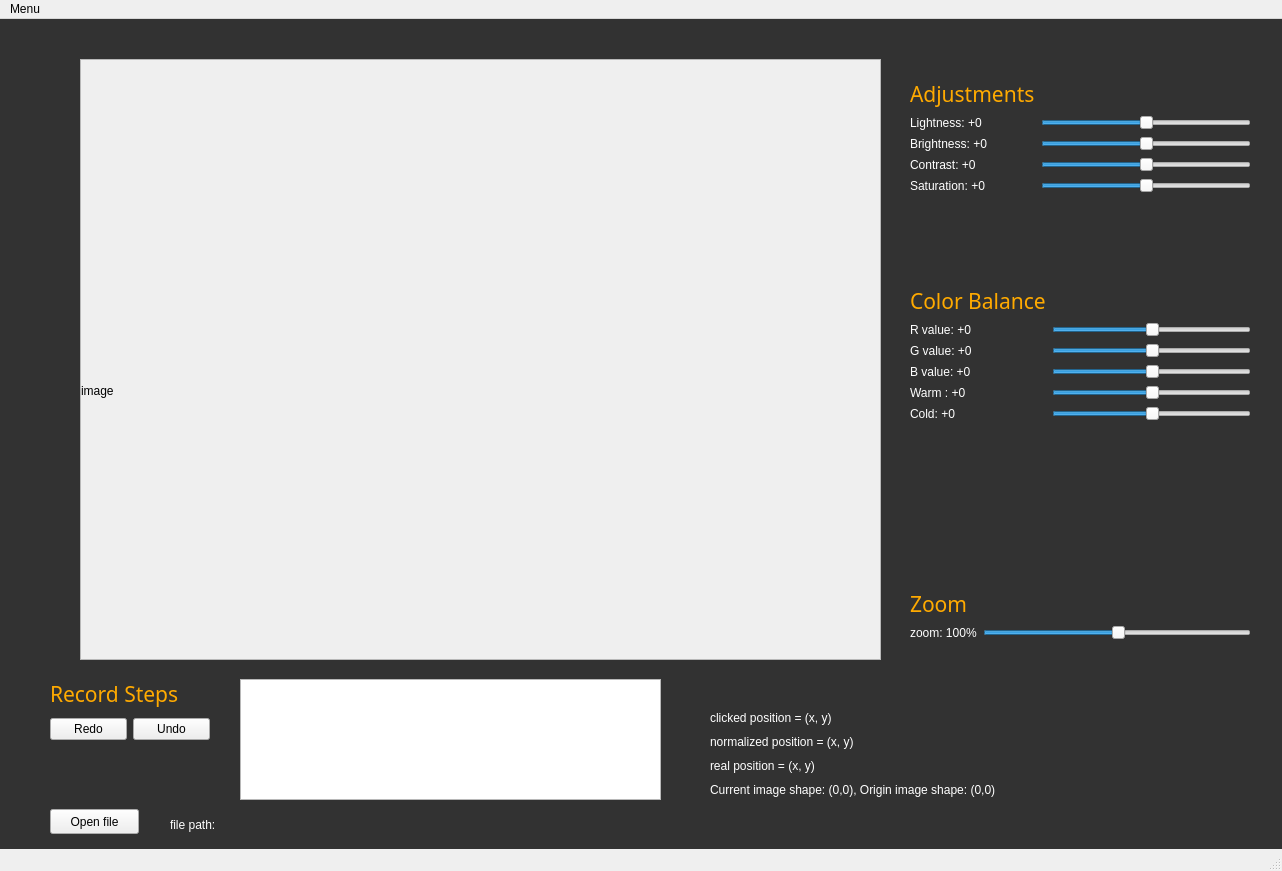
<?xml version="1.0" encoding="UTF-8"?>
<ui version="4.0">
 <class>MainWindow</class>
 <widget class="QMainWindow" name="MainWindow">
  <property name="geometry">
   <rect>
    <x>0</x>
    <y>0</y>
    <width>1282</width>
    <height>871</height>
   </rect>
  </property>
  <property name="windowTitle">
   <string>Photoshop by WongWong</string>
  </property>
  <property name="windowIcon">
   <iconset>
    <normaloff>material/wongwong.png</normaloff>material/wongwong.png</iconset>
  </property>
  <property name="autoFillBackground">
   <bool>true</bool>
  </property>
  <widget class="QWidget" name="centralwidget">
   <widget class="QPushButton" name="btn_open_file">
    <property name="geometry">
     <rect>
      <x>50</x>
      <y>790</y>
      <width>89</width>
      <height>25</height>
     </rect>
    </property>
    <property name="text">
     <string>Open file</string>
    </property>
   </widget>
   <widget class="QWidget" name="verticalLayoutWidget">
    <property name="geometry">
     <rect>
      <x>80</x>
      <y>40</y>
      <width>801</width>
      <height>601</height>
     </rect>
    </property>
    <layout class="QVBoxLayout" name="verticalLayout_2">
     <item>
      <widget class="QScrollArea" name="scrollArea">
       <property name="widgetResizable">
        <bool>true</bool>
       </property>
       <widget class="QWidget" name="scrollAreaWidgetContents">
        <property name="geometry">
         <rect>
          <x>0</x>
          <y>0</y>
          <width>797</width>
          <height>597</height>
         </rect>
        </property>
        <widget class="QLabel" name="label_img">
         <property name="geometry">
          <rect>
           <x>0</x>
           <y>0</y>
           <width>851</width>
           <height>661</height>
          </rect>
         </property>
         <property name="text">
          <string>image</string>
         </property>
        </widget>
       </widget>
      </widget>
     </item>
    </layout>
   </widget>
   <widget class="QLabel" name="Logo">
    <property name="geometry">
     <rect>
      <x>1120</x>
      <y>660</y>
      <width>150</width>
      <height>150</height>
     </rect>
    </property>
    <property name="text">
     <string/>
    </property>
    <property name="pixmap">
     <pixmap>demo_materials/wongwong.png</pixmap>
    </property>
    <property name="scaledContents">
     <bool>true</bool>
    </property>
   </widget>
   <widget class="QLabel" name="label_filepath">
    <property name="geometry">
     <rect>
      <x>170</x>
      <y>770</y>
      <width>841</width>
      <height>71</height>
     </rect>
    </property>
    <property name="styleSheet">
     <string notr="true">color:rgb(255, 255, 255);</string>
    </property>
    <property name="text">
     <string>file path:</string>
    </property>
   </widget>
   <widget class="QWidget" name="verticalLayoutWidget_2">
    <property name="geometry">
     <rect>
      <x>910</x>
      <y>60</y>
      <width>341</width>
      <height>174</height>
     </rect>
    </property>
    <layout class="QVBoxLayout" name="verticalLayout_3">
     <item>
      <layout class="QFormLayout" name="formLayout">
       <item row="0" column="0">
        <widget class="QLabel" name="Adjustments">
         <property name="font">
          <font>
           <family>Arial Black</family>
           <pointsize>16</pointsize>
          </font>
         </property>
         <property name="styleSheet">
          <string notr="true">color:rgb(255, 170, 0);</string>
         </property>
         <property name="text">
          <string>Adjustments</string>
         </property>
        </widget>
       </item>
       <item row="1" column="0">
        <widget class="QLabel" name="label_lightness">
         <property name="styleSheet">
          <string notr="true">color:rgb(255, 255, 255);</string>
         </property>
         <property name="text">
          <string>Lightness: +0</string>
         </property>
        </widget>
       </item>
       <item row="1" column="1">
        <widget class="QSlider" name="slider_lightness">
         <property name="value">
          <number>50</number>
         </property>
         <property name="orientation">
          <enum>Qt::Horizontal</enum>
         </property>
        </widget>
       </item>
       <item row="2" column="0">
        <widget class="QLabel" name="label_brightness">
         <property name="autoFillBackground">
          <bool>false</bool>
         </property>
         <property name="styleSheet">
          <string notr="true">color:rgb(255, 255, 255);</string>
         </property>
         <property name="text">
          <string>Brightness: +0</string>
         </property>
        </widget>
       </item>
       <item row="2" column="1">
        <widget class="QSlider" name="slider_brightness">
         <property name="value">
          <number>50</number>
         </property>
         <property name="orientation">
          <enum>Qt::Horizontal</enum>
         </property>
        </widget>
       </item>
       <item row="3" column="0">
        <widget class="QLabel" name="label_contrast">
         <property name="styleSheet">
          <string notr="true">color:rgb(255, 255, 255);</string>
         </property>
         <property name="text">
          <string>Contrast: +0</string>
         </property>
        </widget>
       </item>
       <item row="3" column="1">
        <widget class="QSlider" name="slider_contrast">
         <property name="value">
          <number>50</number>
         </property>
         <property name="orientation">
          <enum>Qt::Horizontal</enum>
         </property>
        </widget>
       </item>
       <item row="4" column="0">
        <widget class="QLabel" name="label_saturation">
         <property name="styleSheet">
          <string notr="true">color:rgb(255, 255, 255);</string>
         </property>
         <property name="text">
          <string>Saturation: +0</string>
         </property>
        </widget>
       </item>
       <item row="4" column="1">
        <widget class="QSlider" name="slider_saturation">
         <property name="value">
          <number>50</number>
         </property>
         <property name="orientation">
          <enum>Qt::Horizontal</enum>
         </property>
        </widget>
       </item>
      </layout>
     </item>
    </layout>
   </widget>
   <widget class="QWidget" name="verticalLayoutWidget_3">
    <property name="geometry">
     <rect>
      <x>910</x>
      <y>267</y>
      <width>341</width>
      <height>197</height>
     </rect>
    </property>
    <layout class="QVBoxLayout" name="verticalLayout_4">
     <item>
      <layout class="QFormLayout" name="formLayout_2">
       <item row="1" column="1">
        <widget class="QSlider" name="slider_Rvalue">
         <property name="value">
          <number>50</number>
         </property>
         <property name="orientation">
          <enum>Qt::Horizontal</enum>
         </property>
        </widget>
       </item>
       <item row="2" column="0">
        <widget class="QLabel" name="label_Gvalue">
         <property name="styleSheet">
          <string notr="true">color:rgb(255, 255, 255);</string>
         </property>
         <property name="text">
          <string>G value: +0</string>
         </property>
        </widget>
       </item>
       <item row="2" column="1">
        <widget class="QSlider" name="slider_Gvalue">
         <property name="value">
          <number>50</number>
         </property>
         <property name="orientation">
          <enum>Qt::Horizontal</enum>
         </property>
        </widget>
       </item>
       <item row="3" column="0">
        <widget class="QLabel" name="label_Bvalue">
         <property name="styleSheet">
          <string notr="true">color:rgb(255, 255, 255);</string>
         </property>
         <property name="text">
          <string>B value: +0</string>
         </property>
        </widget>
       </item>
       <item row="3" column="1">
        <widget class="QSlider" name="slider_Bvalue">
         <property name="value">
          <number>50</number>
         </property>
         <property name="orientation">
          <enum>Qt::Horizontal</enum>
         </property>
        </widget>
       </item>
       <item row="4" column="0">
        <widget class="QLabel" name="label_warm">
         <property name="styleSheet">
          <string notr="true">color:rgb(255, 255, 255);</string>
         </property>
         <property name="text">
          <string>Warm : +0</string>
         </property>
        </widget>
       </item>
       <item row="4" column="1">
        <widget class="QSlider" name="slider_warm">
         <property name="value">
          <number>50</number>
         </property>
         <property name="orientation">
          <enum>Qt::Horizontal</enum>
         </property>
        </widget>
       </item>
       <item row="5" column="0">
        <widget class="QLabel" name="label_cold">
         <property name="styleSheet">
          <string notr="true">color:rgb(255, 255, 255);</string>
         </property>
         <property name="text">
          <string>Cold: +0</string>
         </property>
        </widget>
       </item>
       <item row="5" column="1">
        <widget class="QSlider" name="slider_cold">
         <property name="value">
          <number>50</number>
         </property>
         <property name="orientation">
          <enum>Qt::Horizontal</enum>
         </property>
        </widget>
       </item>
       <item row="1" column="0">
        <widget class="QLabel" name="label_Rvalue">
         <property name="styleSheet">
          <string notr="true">color:rgb(255, 255, 255);</string>
         </property>
         <property name="text">
          <string>R value: +0</string>
         </property>
        </widget>
       </item>
       <item row="0" column="0">
        <widget class="QLabel" name="ColorBalance">
         <property name="font">
          <font>
           <family>Arial Black</family>
           <pointsize>16</pointsize>
          </font>
         </property>
         <property name="autoFillBackground">
          <bool>false</bool>
         </property>
         <property name="styleSheet">
          <string notr="true">color:rgb(255, 170, 0);</string>
         </property>
         <property name="text">
          <string>Color Balance</string>
         </property>
        </widget>
       </item>
      </layout>
     </item>
    </layout>
   </widget>
   <widget class="QLabel" name="Background">
    <property name="geometry">
     <rect>
      <x>0</x>
      <y>0</y>
      <width>2000</width>
      <height>2000</height>
     </rect>
    </property>
    <property name="maximumSize">
     <size>
      <width>2000</width>
      <height>2000</height>
     </size>
    </property>
    <property name="autoFillBackground">
     <bool>false</bool>
    </property>
    <property name="styleSheet">
     <string notr="true">background-color:rgb(50, 50,50); color:rgb(255, 170, 0);</string>
    </property>
    <property name="text">
     <string/>
    </property>
   </widget>
   <widget class="QWidget" name="layoutWidget">
    <property name="geometry">
     <rect>
      <x>910</x>
      <y>570</y>
      <width>341</width>
      <height>71</height>
     </rect>
    </property>
    <layout class="QFormLayout" name="formLayout_3">
     <item row="0" column="0">
      <widget class="QLabel" name="Zoom">
       <property name="font">
        <font>
         <family>Arial Black</family>
         <pointsize>16</pointsize>
        </font>
       </property>
       <property name="autoFillBackground">
        <bool>false</bool>
       </property>
       <property name="styleSheet">
        <string notr="true">color:rgb(255, 170, 0);</string>
       </property>
       <property name="text">
        <string>Zoom</string>
       </property>
      </widget>
     </item>
     <item row="1" column="0">
      <widget class="QLabel" name="label_zoom">
       <property name="styleSheet">
        <string notr="true">color:rgb(255, 255, 255);</string>
       </property>
       <property name="text">
        <string>zoom: 100%</string>
       </property>
      </widget>
     </item>
     <item row="1" column="1">
      <widget class="QSlider" name="slider_zoom">
       <property name="value">
        <number>50</number>
       </property>
       <property name="orientation">
        <enum>Qt::Horizontal</enum>
       </property>
      </widget>
     </item>
    </layout>
   </widget>
   <widget class="QWidget" name="verticalLayoutWidget_4">
    <property name="geometry">
     <rect>
      <x>710</x>
      <y>690</y>
      <width>421</width>
      <height>90</height>
     </rect>
    </property>
    <layout class="QVBoxLayout" name="verticalLayout">
     <item>
      <widget class="QLabel" name="label_click_pos">
       <property name="styleSheet">
        <string notr="true">color:rgb(255, 255, 255);</string>
       </property>
       <property name="text">
        <string>clicked position = (x, y)</string>
       </property>
      </widget>
     </item>
     <item>
      <widget class="QLabel" name="label_norm_pos">
       <property name="styleSheet">
        <string notr="true">color:rgb(255, 255, 255);</string>
       </property>
       <property name="text">
        <string>normalized position = (x, y)</string>
       </property>
      </widget>
     </item>
     <item>
      <widget class="QLabel" name="label_real_pos">
       <property name="styleSheet">
        <string notr="true">color:rgb(255, 255, 255);</string>
       </property>
       <property name="text">
        <string>real position = (x, y)</string>
       </property>
      </widget>
     </item>
     <item>
      <widget class="QLabel" name="label_img_shape">
       <property name="styleSheet">
        <string notr="true">color:rgb(255, 255, 255);</string>
       </property>
       <property name="text">
        <string>Current image shape: (0,0), Origin image shape: (0,0)</string>
       </property>
      </widget>
     </item>
    </layout>
   </widget>
   <widget class="QLabel" name="RecordSteps">
    <property name="geometry">
     <rect>
      <x>50</x>
      <y>660</y>
      <width>160</width>
      <height>30</height>
     </rect>
    </property>
    <property name="font">
     <font>
      <family>Arial Black</family>
      <pointsize>16</pointsize>
     </font>
    </property>
    <property name="autoFillBackground">
     <bool>false</bool>
    </property>
    <property name="styleSheet">
     <string notr="true">color:rgb(255, 170, 0);</string>
    </property>
    <property name="text">
     <string>Record Steps</string>
    </property>
   </widget>
   <widget class="QTextEdit" name="text_recordsteps">
    <property name="geometry">
     <rect>
      <x>240</x>
      <y>660</y>
      <width>421</width>
      <height>121</height>
     </rect>
    </property>
   </widget>
   <widget class="QWidget" name="horizontalLayoutWidget">
    <property name="geometry">
     <rect>
      <x>50</x>
      <y>670</y>
      <width>160</width>
      <height>80</height>
     </rect>
    </property>
    <layout class="QHBoxLayout" name="horizontalLayout_2">
     <item>
      <widget class="QPushButton" name="btn_redo">
       <property name="text">
        <string>Redo</string>
       </property>
      </widget>
     </item>
     <item>
      <widget class="QPushButton" name="btn_undo">
       <property name="text">
        <string>Undo</string>
       </property>
      </widget>
     </item>
    </layout>
   </widget>
   <zorder>Background</zorder>
   <zorder>btn_open_file</zorder>
   <zorder>verticalLayoutWidget</zorder>
   <zorder>Logo</zorder>
   <zorder>label_filepath</zorder>
   <zorder>verticalLayoutWidget_2</zorder>
   <zorder>verticalLayoutWidget_3</zorder>
   <zorder>layoutWidget</zorder>
   <zorder>verticalLayoutWidget_4</zorder>
   <zorder>RecordSteps</zorder>
   <zorder>text_recordsteps</zorder>
   <zorder>horizontalLayoutWidget</zorder>
  </widget>
  <widget class="QMenuBar" name="menubar">
   <property name="geometry">
    <rect>
     <x>0</x>
     <y>0</y>
     <width>1282</width>
     <height>21</height>
    </rect>
   </property>
   <widget class="QMenu" name="menuMenu">
    <property name="title">
     <string>Menu</string>
    </property>
    <addaction name="actionOpenfile"/>
   </widget>
   <addaction name="menuMenu"/>
  </widget>
  <widget class="QStatusBar" name="statusbar"/>
  <action name="actionOpenfile">
   <property name="text">
    <string>Openfile</string>
   </property>
  </action>
 </widget>
 <resources/>
 <connections/>
</ui>
